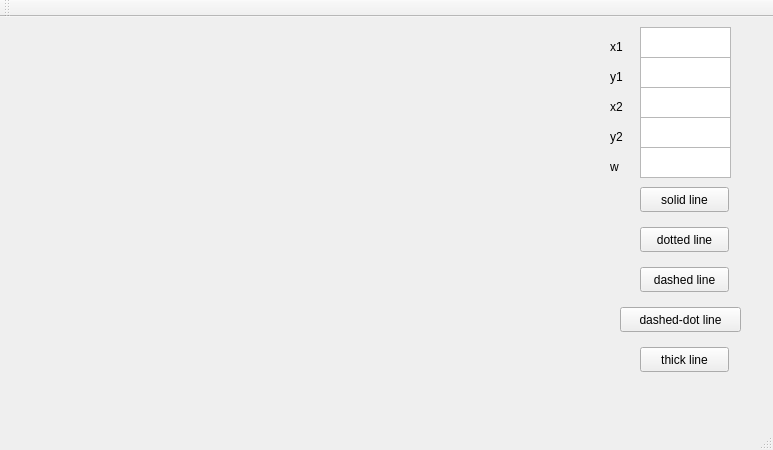
<?xml version="1.0" encoding="UTF-8"?>
<ui version="4.0">
 <class>MainWindow</class>
 <widget class="QMainWindow" name="MainWindow">
  <property name="geometry">
   <rect>
    <x>0</x>
    <y>0</y>
    <width>773</width>
    <height>450</height>
   </rect>
  </property>
  <property name="windowTitle">
   <string>MainWindow</string>
  </property>
  <widget class="QWidget" name="centralWidget">
   <widget class="QPushButton" name="pushButton">
    <property name="geometry">
     <rect>
      <x>640</x>
      <y>170</y>
      <width>89</width>
      <height>25</height>
     </rect>
    </property>
    <property name="text">
     <string>solid line</string>
    </property>
   </widget>
   <widget class="QPushButton" name="pushButton_2">
    <property name="geometry">
     <rect>
      <x>640</x>
      <y>210</y>
      <width>89</width>
      <height>25</height>
     </rect>
    </property>
    <property name="text">
     <string>dotted line</string>
    </property>
   </widget>
   <widget class="QPushButton" name="pushButton_3">
    <property name="geometry">
     <rect>
      <x>640</x>
      <y>250</y>
      <width>89</width>
      <height>25</height>
     </rect>
    </property>
    <property name="text">
     <string>dashed line</string>
    </property>
   </widget>
   <widget class="QPushButton" name="pushButton_4">
    <property name="geometry">
     <rect>
      <x>620</x>
      <y>290</y>
      <width>121</width>
      <height>25</height>
     </rect>
    </property>
    <property name="text">
     <string>dashed-dot line</string>
    </property>
   </widget>
   <widget class="QPushButton" name="pushButton_5">
    <property name="geometry">
     <rect>
      <x>640</x>
      <y>330</y>
      <width>89</width>
      <height>25</height>
     </rect>
    </property>
    <property name="text">
     <string>thick line</string>
    </property>
   </widget>
   <widget class="QLabel" name="label">
    <property name="geometry">
     <rect>
      <x>26</x>
      <y>20</y>
      <width>511</width>
      <height>321</height>
     </rect>
    </property>
    <property name="text">
     <string/>
    </property>
   </widget>
   <widget class="QTextEdit" name="textEdit">
    <property name="geometry">
     <rect>
      <x>640</x>
      <y>10</y>
      <width>91</width>
      <height>31</height>
     </rect>
    </property>
   </widget>
   <widget class="QTextEdit" name="textEdit_2">
    <property name="geometry">
     <rect>
      <x>640</x>
      <y>40</y>
      <width>91</width>
      <height>31</height>
     </rect>
    </property>
   </widget>
   <widget class="QTextEdit" name="textEdit_3">
    <property name="geometry">
     <rect>
      <x>640</x>
      <y>70</y>
      <width>91</width>
      <height>31</height>
     </rect>
    </property>
   </widget>
   <widget class="QTextEdit" name="textEdit_4">
    <property name="geometry">
     <rect>
      <x>640</x>
      <y>100</y>
      <width>91</width>
      <height>31</height>
     </rect>
    </property>
   </widget>
   <widget class="QLabel" name="label_2">
    <property name="geometry">
     <rect>
      <x>610</x>
      <y>20</y>
      <width>31</width>
      <height>20</height>
     </rect>
    </property>
    <property name="text">
     <string>x1</string>
    </property>
   </widget>
   <widget class="QLabel" name="label_3">
    <property name="geometry">
     <rect>
      <x>610</x>
      <y>50</y>
      <width>41</width>
      <height>20</height>
     </rect>
    </property>
    <property name="text">
     <string>y1</string>
    </property>
   </widget>
   <widget class="QLabel" name="label_4">
    <property name="geometry">
     <rect>
      <x>610</x>
      <y>80</y>
      <width>21</width>
      <height>20</height>
     </rect>
    </property>
    <property name="text">
     <string>x2</string>
    </property>
   </widget>
   <widget class="QLabel" name="label_5">
    <property name="geometry">
     <rect>
      <x>610</x>
      <y>110</y>
      <width>21</width>
      <height>20</height>
     </rect>
    </property>
    <property name="text">
     <string>y2</string>
    </property>
   </widget>
   <widget class="QTextEdit" name="textEdit_5">
    <property name="geometry">
     <rect>
      <x>640</x>
      <y>130</y>
      <width>91</width>
      <height>31</height>
     </rect>
    </property>
   </widget>
   <widget class="QLabel" name="label_6">
    <property name="geometry">
     <rect>
      <x>610</x>
      <y>140</y>
      <width>21</width>
      <height>20</height>
     </rect>
    </property>
    <property name="text">
     <string>w</string>
    </property>
   </widget>
  </widget>
  <widget class="QMenuBar" name="menuBar">
   <property name="geometry">
    <rect>
     <x>0</x>
     <y>0</y>
     <width>773</width>
     <height>22</height>
    </rect>
   </property>
  </widget>
  <widget class="QToolBar" name="mainToolBar">
   <attribute name="toolBarArea">
    <enum>TopToolBarArea</enum>
   </attribute>
   <attribute name="toolBarBreak">
    <bool>false</bool>
   </attribute>
  </widget>
  <widget class="QStatusBar" name="statusBar"/>
 </widget>
 <layoutdefault spacing="6" margin="11"/>
 <resources/>
 <connections/>
</ui>
